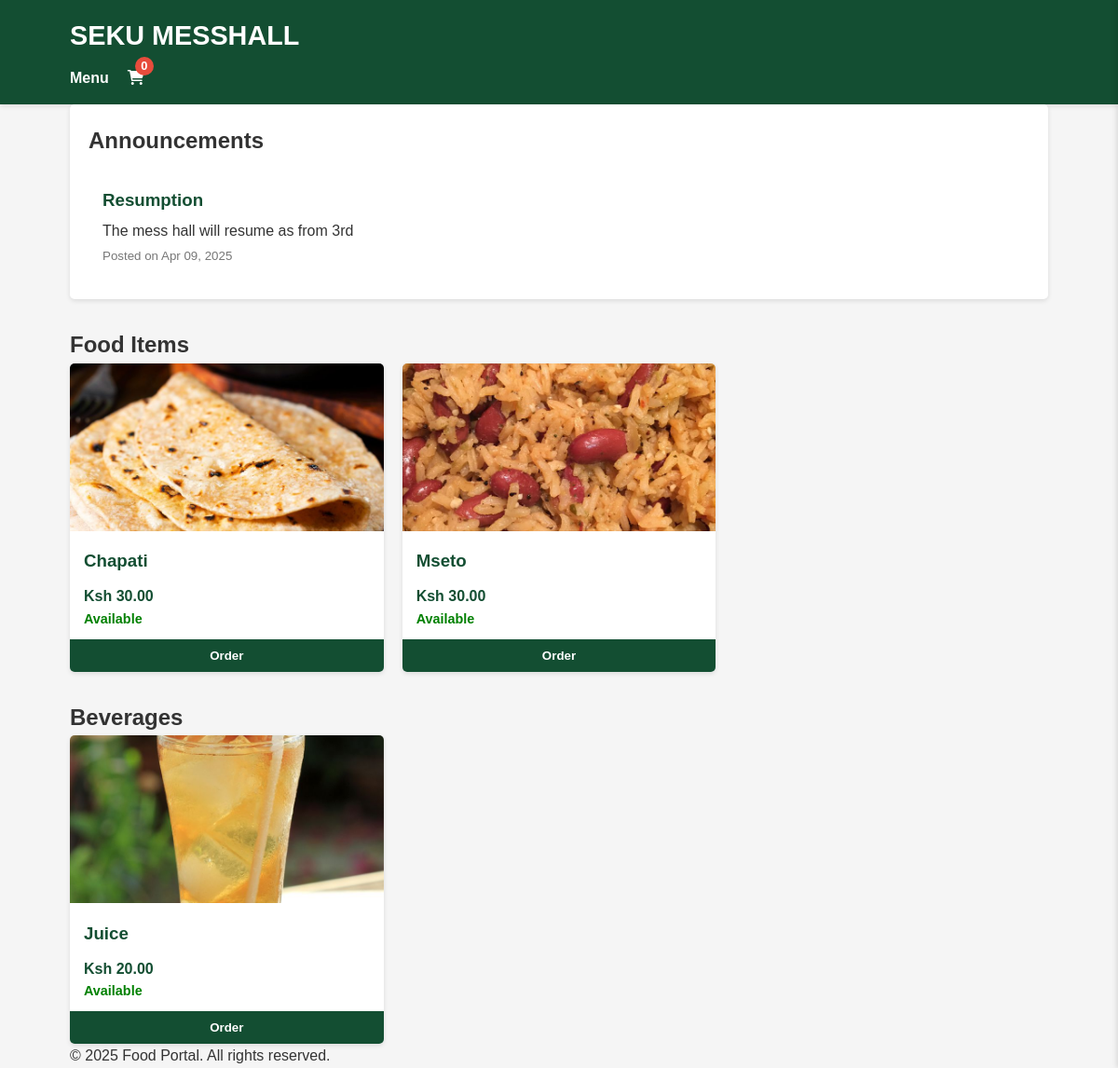
/, run on an earlier commit of the app's database.
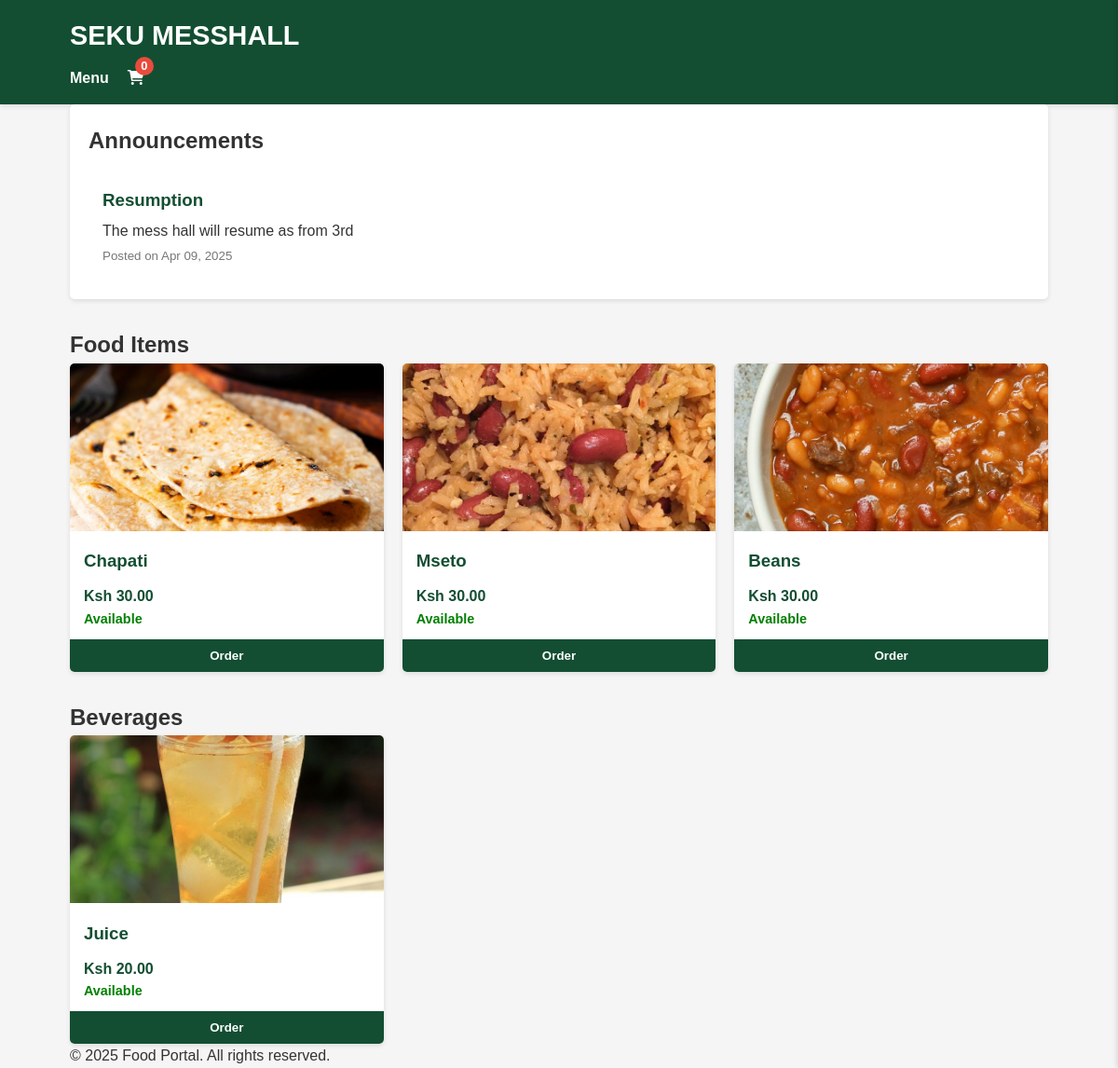
And on a later commit of the database.
### menu/models.py (models this page shows, shortened)
class Announcement(models.Model):
    title = models.CharField(max_length=200)
    message = models.TextField()
    created_by = models.ForeignKey(User, on_delete=models.CASCADE)
    created_at = models.DateTimeField(auto_now_add=True)
    is_active = models.BooleanField(default=True)

class MenuItem(models.Model):
    CATEGORY_CHOICES = [
        ('food', 'Food'),
        ('beverage', 'Beverage'),
    ]
    name = models.CharField(max_length=100)
    price = models.DecimalField(max_digits=10, decimal_places=2)
    available_units = models.PositiveIntegerField(default=0)
    category = models.CharField(max_length=10, choices=CATEGORY_CHOICES)
    image = models.ImageField(upload_to='menu_images/', blank=True, null=True)
    created_at = models.DateTimeField(auto_now_add=True)
    updated_at = models.DateTimeField(auto_now=True)

### menu/views.py (the view)
# urls.py: path('', views.menu_view, name='menu'),
def menu_view(request):
    food_items = MenuItem.objects.filter(category='food', available_units__gt=0)
    beverage_items = MenuItem.objects.filter(category='beverage', available_units__gt=0)
    announcements = Announcement.objects.filter(is_active=True).order_by('-created_at')[:5]
    context = {
        'food_items': food_items,
        'beverage_items': beverage_items,
        'announcements': announcements,
    }
    return render(request, 'menu.html', context)

### menu/templates/menu.html (shortened to what this page needs)
{% extends "base.html" %}
{% load static %}
{% block content %}
<div class="announcements">
    <h2>Announcements</h2>
    {% if announcements %}
        <div class="announcement-list">
            {% for announcement in announcements %}
                <div class="announcement">
                    <h3>{{ announcement.title }}</h3>
                    <p>{{ announcement.message }}</p>
                    <small>Posted on {{ announcement.created_at|date:"M d, Y" }}</small>
                </div>
            {% endfor %}
        </div>
    {% else %}
        <p>No announcements at the moment.</p>
    {% endif %}
</div>
<div class="menu-sections">
    <section class="food-section">
        <h2>Food Items</h2>
        <div class="menu-grid">
            {% for item in food_items %}
                <div class="menu-item" data-id="{{ item.id }}">
                    {% if item.image %}
                        <img src="{{ item.image.url }}" alt="{{ item.name }}">
                    {% else %}
                        <img src="{% static 'images/default-food.jpg' %}" alt="{{ item.name }}">
                    {% endif %}
                    <h3>{{ item.name }}</h3>
                    <p class="price">Ksh {{ item.price }}</p>
                    <p class="stock {% if item.available_units > 0 %}available{% else %}unavailable{% endif %}">
                        {% if item.available_units > 0 %}Available{% else %}Not Available{% endif %}
                    </p>
                    {% if item.available_units > 0 %}
                        <button class="add-to-cart" data-id="{{ item.id }}">Order</button>
                    {% else %}
                        <button class="add-to-cart" disabled>Out of Stock</button>
                    {% endif %}
                </div>
            {% endfor %}
        </div>
    </section>
    <section class="beverage-section">
        <h2>Beverages</h2>
        <div class="menu-grid">
            {% for item in beverage_items %}
                <div class="menu-item" data-id="{{ item.id }}">
                    {% if item.image %}
                        <img src="{{ item.image.url }}" alt="{{ item.name }}">
                    {% else %}
                        <img src="{% static 'images/default-beverage.jpg' %}" alt="{{ item.name }}">
                    {% endif %}
                    <h3>{{ item.name }}</h3>
                    <p class="price">Ksh {{ item.price }}</p>
                    <p class="stock {% if item.available_units > 0 %}available{% else %}unavailable{% endif %}">
                        {% if item.available_units > 0 %}Available{% else %}Not Available{% endif %}
                    </p>
                    {% if item.available_units > 0 %}
                        <button class="add-to-cart" data-id="{{ item.id }}">Order</button>
                    {% else %}
                        <button class="add-to-cart" disabled>Not available</button>
                    {% endif %}
                </div>
            {% endfor %}
        </div>
    </section>
</div>
{% endblock %}

What changed in the data, as far as the page shows it:
added MenuItem: image (picture), name "Beans", price "30.00", available_units "Available", shown under "Food Items"
